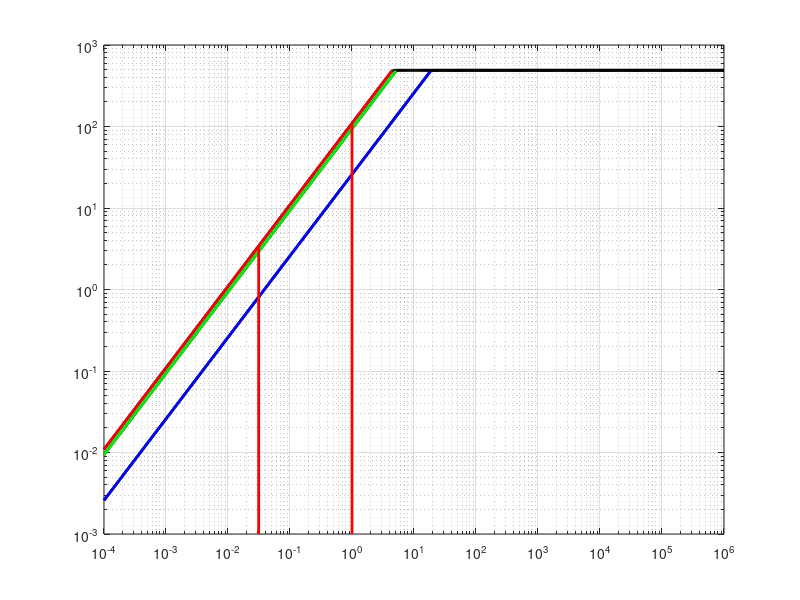

Recreate this plot in MATLAB.
% clear all
% clc

l1=14*1e3/128; %B/s
l2=2.9968*1e3/32; %B/s
memBW=828/32;

peakiop=80*4*1*1.53;% ops
int_peakiop=80*4*1.38*0.5;
ldst_peakiop=80*4*1.38*0.25;


c=1;
 cc=1;
 flag=0;
 x=logspace(-4,6,600);
 for i=1:length(x);
     if l1*x(i) < peakiop
         ceiling2(c)=l1*x(i);
         ceiling21(cc)=l1*x(i);
         newx2(cc)=x(i)
         cc=cc+1
     else
         ceiling2(c)=peakiop;
     end
     c=c+1
 end
 
 
 loglog(x,ceiling2,'k-','linewidth',2);
 hold on
 loglog(newx2,ceiling21,'r-','linewidth',2);
 hold on
 
 
 % ceilings HBM
 c=1;
 cc=1
 for i=1:length(x);
     if memBW*x(i) < peakiop;
         ceiling1(c)=memBW*x(i);
         ceiling12(cc)=memBW*x(i);
         newx1(cc)=x(i)
         cc=cc+1
     else
         ceiling1(c)=peakiop;
     end
     c=c+1;
 end
 
 
 loglog(x,ceiling1,'k-','linewidth',2);
 hold on
 loglog(newx1,ceiling12,'b-','linewidth',2);
 hold on
 
 
 %ceilings L2
 memBW=l2;
 c=1;
 cc=1;
 for i=1:length(x);
     if memBW*x(i) < peakiop
         ceiling4(c)=memBW*x(i);
         ceiling42(cc)=memBW*x(i);
         newx4(cc)=x(i)
         cc=cc+1
     else
         ceiling4(c)=peakiop;
     end
     c=c+1;
 end
 
 loglog(x,ceiling4,'k-','linewidth',2);
 hold on
 loglog(newx4,ceiling42,'g-','linewidth',2);
 hold on
 
 grid on

a=ylim

val=1/32
new_ylim=[a(1),l1*val]
plot([val,val],new_ylim,'r-','linewidth',2)
hold on

val=32/32
new_ylim=[a(1),l1*val]
plot([val,val],new_ylim,'r-','linewidth',2)
hold on

%ht=text(5,12,'No bank conflict','FontSize', 16,'FontName','Times New Roman','Color','r');set(ht,'Rotation',90);
%ht=text(0.8,12,'32-way bank conflict','FontSize', 16,'FontName','Times New Roman','Color','r');set(ht,'Rotation',90);


% text(0.1,peakiop+50,'Thoeretical Peak: 489.6 warp GIPS','FontSize', 16,'FontName','Times New Roman');
% 
% grid on 
% 
%  
% xlabel('Instuction Intensity (Warp Instructions per Transaction)') 
% ylabel({'Performance';'(warp GIPS)'}) 
% 
% ht = text(minempirical/200,2,'HBM 25.9 GTransactions/sec','FontSize', 16,'FontName','Times New Roman');set(ht,'Rotation',47);
% ht = text(minempirical/300,25,'L2 93.6 GTransactions/sec','FontSize', 16,'FontName','Times New Roman');set(ht,'Rotation',47)
% ht = text(minempirical/300,90,'L1 437.5 GB/sec','FontSize', 16,'FontName','Times New Roman');set(ht,'Rotation',47)
%    
% set(gca,'FontSize',16)
% set(gca,'FontName','Times New Roman') 
  % xx=logspace(log10(minempirical/6),3);
 % for i=1:length(xx);
 %     ceiling5(i)=ldst_peakiop
 % end
 % 
 % loglog(xx,ceiling5,'b-','linewidth',2);
 % hold on
